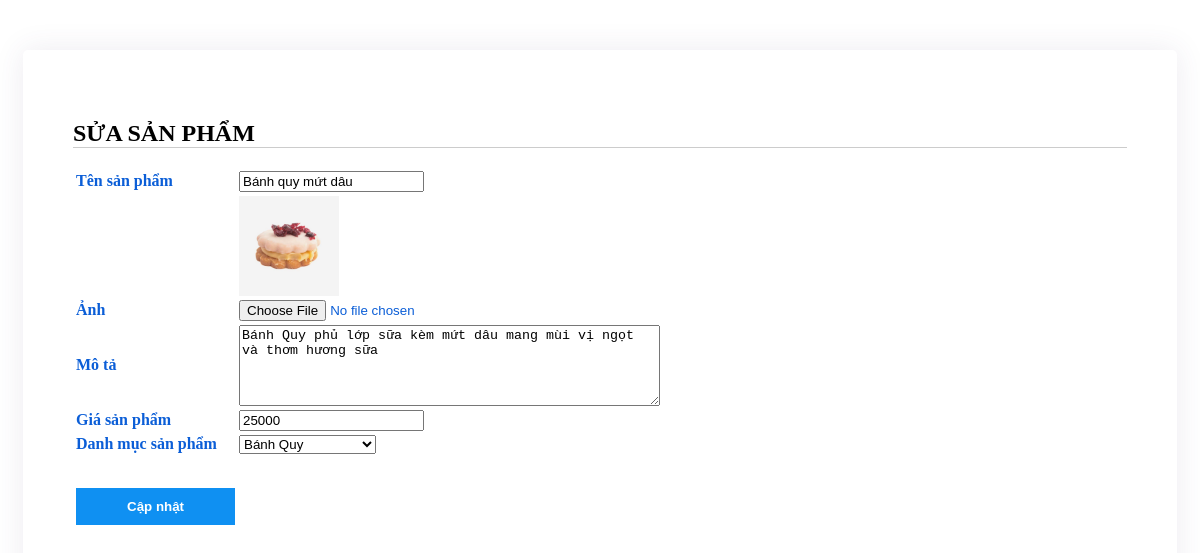
Page /admin/modules/addproduct.php?id=28 on the earlier database version.
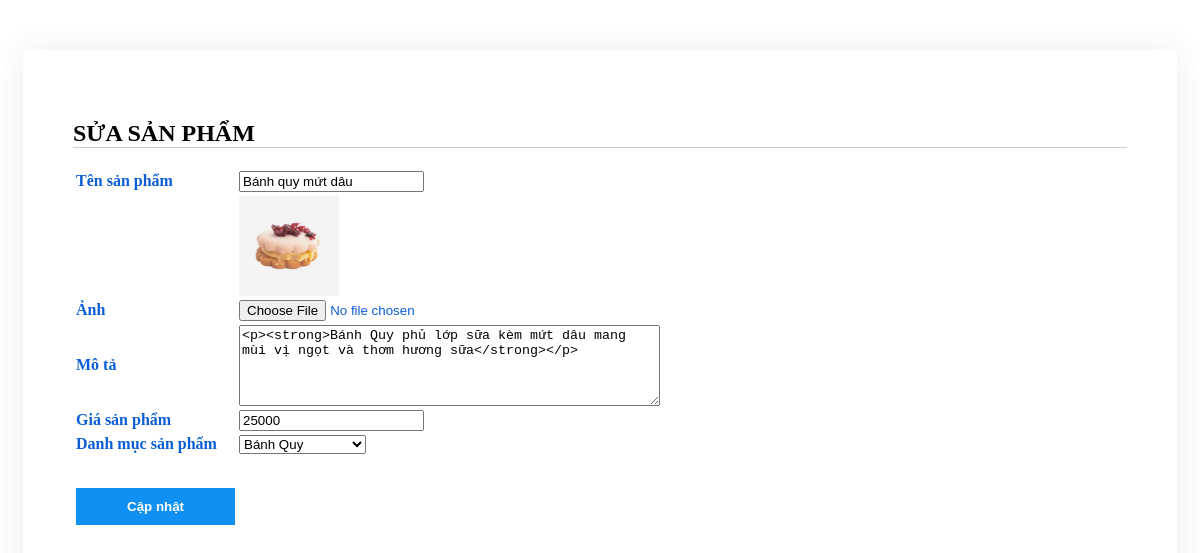
Same page on the later database version.
### tables this page shows
CREATE TABLE `product` (
  `id` int(10) NOT NULL,
  `name` varchar(255) NOT NULL,
  `image` varchar(255) NOT NULL,
  `description` text NOT NULL,
  `price` double NOT NULL,
  `cat_id` int(10) NOT NULL
);

### admin/modules/addproduct.php (the view, shortened to what this page needs)
<?php
include('../conn.php');
?>
<div class="container-add-product" style="margin:50px 15px; padding:50px; border-radius:5px; box-shadow:0 0 30px 0 rgb(82 63 105 / 10%);">
    <h2><?= !empty($_GET["id"]) ? "SỬA SẢN PHẨM" : "THÊM SẢN PHẨM MỚI" ?></h2>
    <form action="" method="POST" enctype="multipart/form-data">
        <?php
        if (isset($_GET["id"])) {
            $sqlsl = "SELECT * FROM `product` WHERE id=" . $_GET["id"];
            $result_sl = mysqli_query($connect, $sqlsl);
            $row = mysqli_fetch_array($result_sl);
        }
        ?>
        <table>
            <tr>
                <td>Tên sản phẩm</td>
                <td><input type="text" required name="name_product" value="<?= (!empty($row) ? $row["name"] : "") ?>"></td>
            </tr>
            <tr>
                <td></td>
                <td><?php if (!empty($row["image"])) { ?>
                        <img style="width: 100px; height:100px; " src="../upload/<?= $row["image"] ?>" alt="">
                    <?php } ?>
                </td>
            </tr>
            <tr>
                <td>Ảnh</td>
                <td><input type="file" name="image_product" value="<?= (!empty($row) ? $row["image"] : "") ?>"></td>
            </tr>
            <tr>
                <td>Mô tả</td>
                <td><textarea name="description_product" id="Article_editor" cols="50" rows="5"><?= (!empty($row) ? $row["description"] : "") ?></textarea></td>
            </tr>
            <tr>
                <td>Giá sản phẩm</td>
                <td><input type="number" id="priceNum" required name="price_product" value="<?= (!empty($row) ? $row["price"] : "") ?>"></td>
            </tr>
            <tr>
                <td>Danh mục sản phẩm</td>
                <td><select name="cat_product" id="cat_select">
                        <?php
                        $listCat = "SELECT * FROM `category`";
                        $result = mysqli_query($connect, $listCat);
                        while ($row = mysqli_fetch_array($result)) {
                        ?>
                            <option value="<?php echo $row["cat_id"]; ?>"><?php echo $row["cat_name"]; ?></option>
                        <?php } ?>
                    </select></td>
            </tr>
            <tr>
                <td><input type="submit" class="editbtn" name="add_product" value="<?= !empty($_GET["id"]) ? "Cập nhật" : "Thêm mới" ?>"></td>
            </tr>
        </table>
    </form>
</div>

Differences in the rows shown:
changed product "Bánh quy mứt dâu": description_product "Bánh Quy phủ lớp sữa kèm mứt dâu mang mùi vị ngọt và thơm hương sữa" → "<p><strong>Bánh Quy phủ lớp sữa kèm mứt dâu mang mùi vị ngọt và thơm hương sữa</strong></p>"
